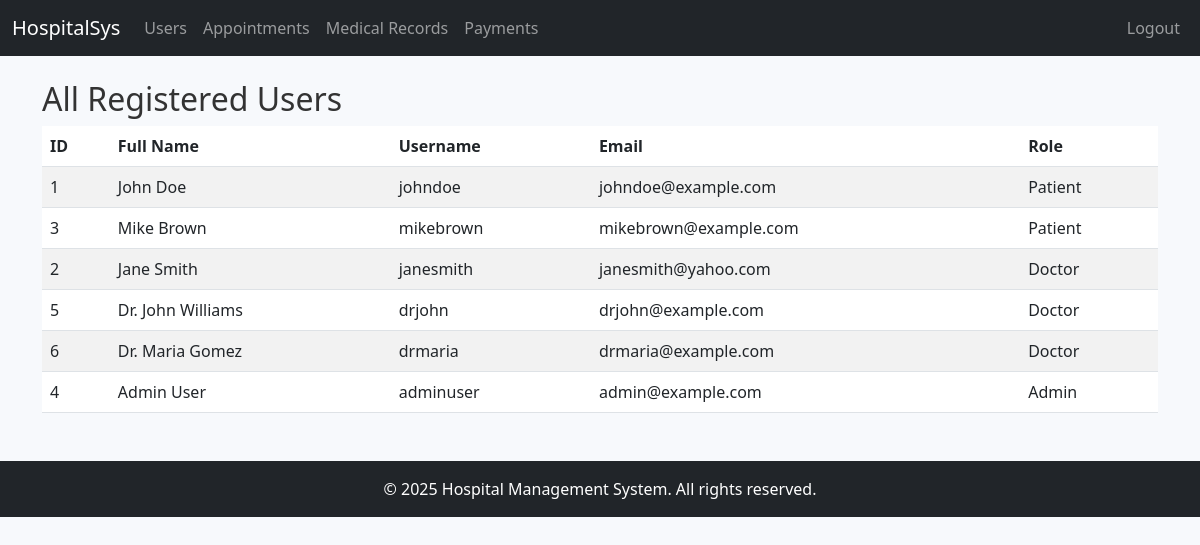
Page /pages/users.php (signed in) on the committed database.
### tables this page shows
CREATE TABLE `users` (
  `user_id` int(11) NOT NULL,
  `username` varchar(50) NOT NULL,
  `password_hash` varchar(255) NOT NULL,
  `role` enum('Patient','Doctor','Admin') NOT NULL,
  `email` varchar(100) NOT NULL,
  `phone_number` varchar(15) NOT NULL,
  `full_name` varchar(100) NOT NULL
);

### pages/users.php (the view, shortened to what this page needs)
<?php
require_once '../includes/connect-db.php';
require_once '../includes/header.php';
$stmt = $pdo->query("SELECT user_id, username, role, email, full_name FROM users ORDER BY role ASC");
$users = $stmt->fetchAll();
?>
<h2>All Registered Users</h2>
<table class="table table-striped">
    <thead>
        <tr>
            <th>ID</th>
            <th>Full Name</th>
            <th>Username</th>
            <th>Email</th>
            <th>Role</th>
        </tr>
    </thead>
    <tbody>
        <?php foreach ($users as $user): ?>
        <tr>
            <td><?= htmlspecialchars($user['user_id']) ?></td>
            <td><?= htmlspecialchars($user['full_name']) ?></td>
            <td><?= htmlspecialchars($user['username']) ?></td>
            <td><?= htmlspecialchars($user['email']) ?></td>
            <td><?= htmlspecialchars($user['role']) ?></td>
        </tr>
        <?php endforeach; ?>
    </tbody>
</table>
<?php include '../includes/footer.php'; ?>

### assets/css/style.css (style rules this page uses)
body { margin: 0; font-family: 'Segoe UI', Tahoma, Geneva, Verdana, sans-serif; background-color: #f7f9fc; color: #333; }

### rows in the picture
users: user_id "1", full_name "John Doe", username "johndoe", email "johndoe@example.com", role "Patient"
users: user_id "3", full_name "Mike Brown", username "mikebrown", email "mikebrown@example.com", role "Patient"
users: user_id "2", full_name "Jane Smith", username "janesmith", email "janesmith@yahoo.com", role "Doctor"
users: user_id "5", full_name "Dr. John Williams", username "drjohn", email "drjohn@example.com", role "Doctor"
users: user_id "6", full_name "Dr. Maria Gomez", username "drmaria", email "drmaria@example.com", role "Doctor"
users: user_id "4", full_name "Admin User", username "adminuser", email "admin@example.com", role "Admin"
